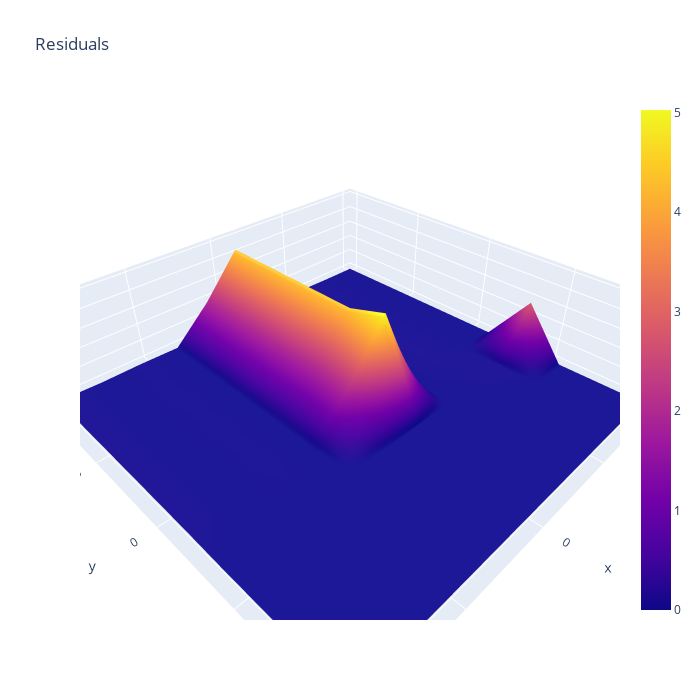

The cell this chart's notebook holds for it:
### Code cell
residuals = np.abs(bs-cs_spline_approx)
fig = go.Figure(data=[go.Surface(z=residuals, x=X1, y=X2)])

fig.update_layout(title='Residuals', autosize=False,
                  width=700, height=700,
                  xaxis_title="K")
